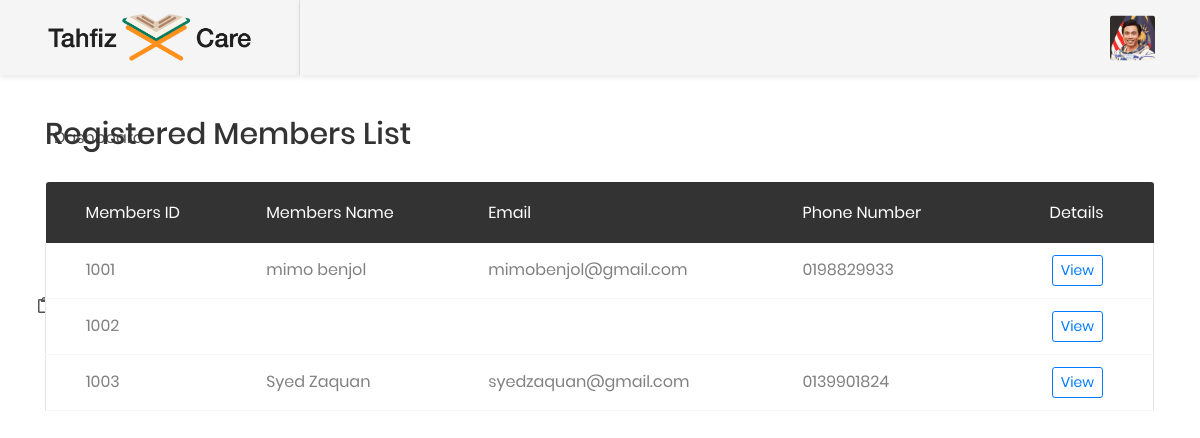
The page /admin/memberlist.php (signed in) on the database its author committed.
### tables this page shows
CREATE TABLE `parents` (
  `parents_ID` int(5) NOT NULL,
  `firstname` varchar(100) DEFAULT NULL,
  `lastname` varchar(100) DEFAULT NULL,
  `job` varchar(100) DEFAULT NULL,
  `age` varchar(15) DEFAULT NULL,
  `phoneno` varchar(10) DEFAULT NULL,
  `email` varchar(500) DEFAULT NULL,
  `street_name` varchar(500) DEFAULT NULL,
  `state` varchar(500) DEFAULT NULL,
  `city` varchar(100) DEFAULT NULL,
  `postcode` varchar(10) DEFAULT NULL,
  `ic_number` varchar(20) DEFAULT NULL,
  `password` varchar(100) DEFAULT NULL
);

### admin/memberlist.php (the view, shortened to what this page needs)
<?php
    include_once'../admin/header.php';
?>
<div class="main-content">
    <div class="section__content section__content--p30">
        <div class="container-fluid">
          <div class="row">
              <div class="col-md-12">
                  <div class="overview-wrap">
                      <h2 class="title-1">Registered Members List</h2>
                  </div>
              </div>
          </div>
          <div class="row m-t-30">
              <div class="col-md-12">
                  <div class="table-responsive m-b-40">
                      <table class="table table-borderless table-data3">
                          <thead>
                              <tr>
                                  <th>Members ID</th>
                                  <th>Members Name</th>
                                  <th>Email</th>
                                  <th>Phone Number</th>
                                  <th>Details</th>
                              </tr>
                          </thead>
                          <tbody>
                              <tr>
                                <?php
               $par = $connection->query("SELECT * FROM parents");
               while($row2 = $par->fetch_array()){
                       ?>
                                  <td><?php echo $row2['parents_ID'];?></td>
                                  <td><?php echo $row2['firstname'];?> <?php echo $row2['lastname'];?></td>
                                  <td><?php echo $row2['email'];?></td>
                                  <td><?php echo $row2['phoneno'];?></td>
                                  <td><a class="btn btn-outline-primary btn-sm" href="memberlistdetails.php?parents_ID=<?php echo $row2['parents_ID'];?>">View</a></td>
                              </tr>
                              <?php } ?>
                          </tbody>
                      </table>
                  </div>
              </div>
          </div>
        </div>
    </div>
</div>
</div>
<?php
    include_once'../admin/footer.php';
?>

### rows shown on the page
parents: parents_ID "1001", firstname "mimo", lastname "benjol", email "mimobenjol@gmail.com", phoneno "0198829933"
parents: parents_ID "1002"
parents: parents_ID "1003", firstname "Syed", lastname "Zaquan", email "syedzaquan@gmail.com", phoneno "0139901824"
